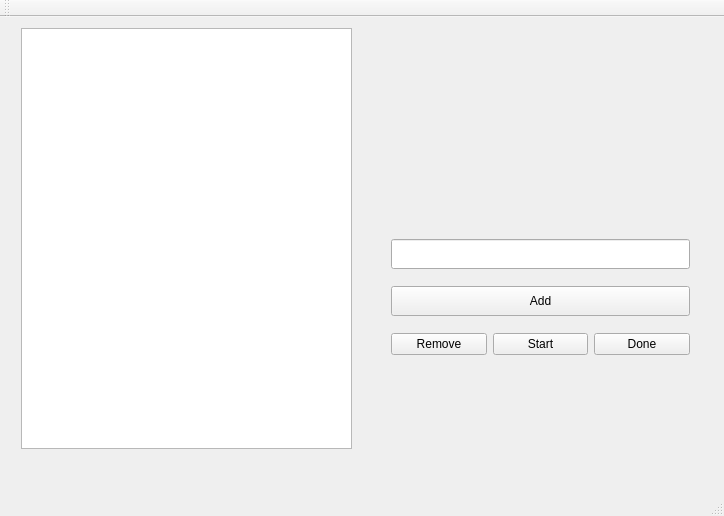
<?xml version="1.0" encoding="UTF-8"?>
<ui version="4.0">
 <class>GUIClass</class>
 <widget class="QMainWindow" name="GUIClass">
  <property name="geometry">
   <rect>
    <x>0</x>
    <y>0</y>
    <width>724</width>
    <height>516</height>
   </rect>
  </property>
  <property name="windowTitle">
   <string>GUI</string>
  </property>
  <widget class="QWidget" name="centralWidget">
   <widget class="QListWidget" name="taskWidget">
    <property name="geometry">
     <rect>
      <x>21</x>
      <y>11</y>
      <width>331</width>
      <height>421</height>
     </rect>
    </property>
   </widget>
   <widget class="QWidget" name="">
    <property name="geometry">
     <rect>
      <x>380</x>
      <y>200</y>
      <width>321</width>
      <height>161</height>
     </rect>
    </property>
    <layout class="QVBoxLayout" name="verticalLayout">
     <item>
      <widget class="QLineEdit" name="addTasklineEdit">
       <property name="minimumSize">
        <size>
         <width>0</width>
         <height>30</height>
        </size>
       </property>
      </widget>
     </item>
     <item>
      <widget class="QPushButton" name="addTaskButton">
       <property name="minimumSize">
        <size>
         <width>50</width>
         <height>30</height>
        </size>
       </property>
       <property name="baseSize">
        <size>
         <width>10</width>
         <height>60</height>
        </size>
       </property>
       <property name="text">
        <string>Add</string>
       </property>
      </widget>
     </item>
     <item>
      <layout class="QHBoxLayout" name="horizontalLayout">
       <item>
        <widget class="QPushButton" name="removeTaskButton">
         <property name="text">
          <string>Remove</string>
         </property>
        </widget>
       </item>
       <item>
        <widget class="QPushButton" name="startTaskButton">
         <property name="text">
          <string>Start</string>
         </property>
        </widget>
       </item>
       <item>
        <widget class="QPushButton" name="doneTaskButton">
         <property name="text">
          <string>Done</string>
         </property>
        </widget>
       </item>
      </layout>
     </item>
    </layout>
   </widget>
  </widget>
  <widget class="QMenuBar" name="menuBar">
   <property name="geometry">
    <rect>
     <x>0</x>
     <y>0</y>
     <width>724</width>
     <height>22</height>
    </rect>
   </property>
  </widget>
  <widget class="QToolBar" name="mainToolBar">
   <attribute name="toolBarArea">
    <enum>TopToolBarArea</enum>
   </attribute>
   <attribute name="toolBarBreak">
    <bool>false</bool>
   </attribute>
  </widget>
  <widget class="QStatusBar" name="statusBar"/>
 </widget>
 <layoutdefault spacing="6" margin="11"/>
 <resources/>
 <connections/>
</ui>
